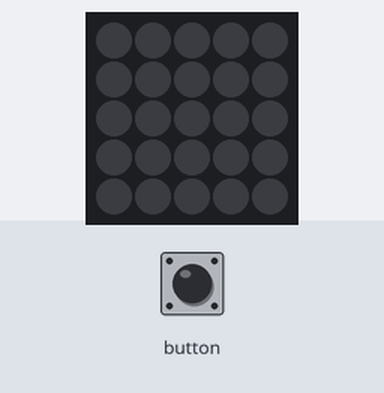
Recording of a sketch running on a simulated ESP32. Parts: 5×5 RGB LED matrix (first LED top left, wired row by row). The test bench sets the inputs (shaded band). Dim RGB values are drawn brighter than linear.

Above: at 1.2 s.
1.3 s: button pressed for 0.15 s
2.9 s: button pressed for 1 s
At 3.4 s:
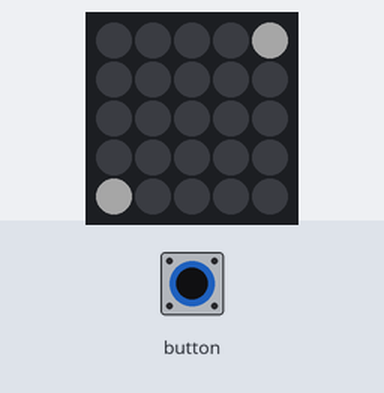
5.4 s: button pressed for 0.15 s
7.0 s: button pressed for 1 s
At 7.9 s:
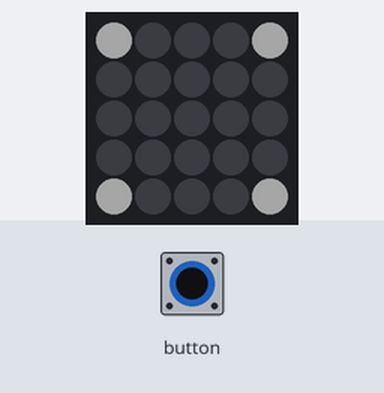
Timing chart, 0 to 10.0 s (numbered marks = the images above; inputs shaded):
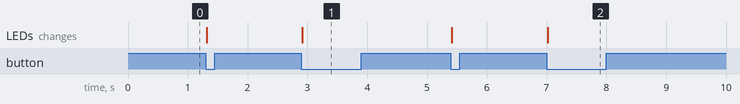

Measured:
- after the input at 2.9 s, the LEDs: change at once (image 1)
- after the input at 7.0 s, the LEDs: change at once (image 2)

The sketch:

M5AtomDice.ino
```cpp
#include "M5Atom.h"

// M5ATOM Dice Display
//
//

extern const unsigned char AtomImageData[375 + 2];
uint8_t DisBuff[2 + 5 * 5 * 3];

void setBuff(uint8_t Rdata, uint8_t Gdata, uint8_t Bdata)
{
    DisBuff[0] = 0x05;
    DisBuff[1] = 0x05;
    for (int i = 0; i < 25; i++)   {
        DisBuff[2 + i * 3 + 0] = Rdata;
        DisBuff[2 + i * 3 + 1] = Gdata;
        DisBuff[2 + i * 3 + 2] = Bdata;
    }
}
/*
 * no12 - center
 */
void setDice(char num)
{
    setBuff(0,0,0);   //clear

    switch (num) {
      case 1:
        DisBuff[2 + 12 * 3 + 0] = 0xff;
        DisBuff[2 + 12 * 3 + 1] = 0x0;
        DisBuff[2 + 12 * 3 + 2] = 0x0;
        break;
      case 2:
        DisBuff[2 + 4 * 3 + 0] = 0xff;
        DisBuff[2 + 4 * 3 + 1] = 0xff;
        DisBuff[2 + 4 * 3 + 2] = 0xff;
        DisBuff[2 +20 * 3 + 0] = 0xff;
        DisBuff[2 +20 * 3 + 1] = 0xff;
        DisBuff[2 +20 * 3 + 2] = 0xff;
        break;
      case 3:
        DisBuff[2 + 4 * 3 + 0] = 0xff;
        DisBuff[2 + 4 * 3 + 1] = 0xff;
        DisBuff[2 + 4 * 3 + 2] = 0xff;
        DisBuff[2 +12 * 3 + 0] = 0xff;
        DisBuff[2 +12 * 3 + 1] = 0xff;
        DisBuff[2 +12 * 3 + 2] = 0xff;
        DisBuff[2 +20 * 3 + 0] = 0xff;
        DisBuff[2 +20 * 3 + 1] = 0xff;
        DisBuff[2 +20 * 3 + 2] = 0xff;
        break;
      case 4:
        DisBuff[2 + 4 * 3 + 0] = 0xff;
        DisBuff[2 + 4 * 3 + 1] = 0xff;
        DisBuff[2 + 4 * 3 + 2] = 0xff;
        DisBuff[2 + 20 * 3 + 0] = 0xff;
        DisBuff[2 + 20 * 3 + 1] = 0xff;
        DisBuff[2 + 20 * 3 + 2] = 0xff;
        DisBuff[2 + 0 * 3 + 0] = 0xff;
        DisBuff[2 + 0 * 3 + 1] = 0xff;
        DisBuff[2 + 0 * 3 + 2] = 0xff;
        DisBuff[2 + 24 * 3 + 0] = 0xff;
        DisBuff[2 + 24 * 3 + 1] = 0xff;
        DisBuff[2 + 24 * 3 + 2] = 0xff;
        break;
      case 5:
        DisBuff[2 + 4 * 3 + 0] = 0xff;
        DisBuff[2 + 4 * 3 + 1] = 0xff;
        DisBuff[2 + 4 * 3 + 2] = 0xff;
        DisBuff[2 + 20 * 3 + 0] = 0xff;
        DisBuff[2 + 20 * 3 + 1] = 0xff;
        DisBuff[2 + 20 * 3 + 2] = 0xff;
        DisBuff[2 + 0 * 3 + 0] = 0xff;
        DisBuff[2 + 0 * 3 + 1] = 0xff;
        DisBuff[2 + 0 * 3 + 2] = 0xff;
        DisBuff[2 + 24 * 3 + 0] = 0xff;
        DisBuff[2 + 24 * 3 + 1] = 0xff;
        DisBuff[2 + 24 * 3 + 2] = 0xff;
        DisBuff[2 +12 * 3 + 0] = 0xff;
        DisBuff[2 +12 * 3 + 1] = 0xff;
        DisBuff[2 +12 * 3 + 2] = 0xff;

        break;
      case 6:
        DisBuff[2 + 0 * 3 + 0] = 0xff;
        DisBuff[2 + 0 * 3 + 1] = 0xff;
        DisBuff[2 + 0 * 3 + 2] = 0xff;
        DisBuff[2 + 2 * 3 + 0] = 0xff;
        DisBuff[2 + 2 * 3 + 1] = 0xff;
        DisBuff[2 + 2 * 3 + 2] = 0xff;
        DisBuff[2 + 4 * 3 + 0] = 0xff;
        DisBuff[2 + 4 * 3 + 1] = 0xff;
        DisBuff[2 + 4 * 3 + 2] = 0xff;
        DisBuff[2 + 20 * 3 + 0] = 0xff;
        DisBuff[2 + 20 * 3 + 1] = 0xff;
        DisBuff[2 + 20 * 3 + 2] = 0xff;
        DisBuff[2 + 22 * 3 + 0] = 0xff;
        DisBuff[2 + 22 * 3 + 1] = 0xff;
        DisBuff[2 + 22 * 3 + 2] = 0xff;
        DisBuff[2 + 24 * 3 + 0] = 0xff;
        DisBuff[2 + 24 * 3 + 1] = 0xff;
        DisBuff[2 + 24 * 3 + 2] = 0xff;

        break;
    }


}


void setup()
{
    M5.begin(true, false, true);
    delay(10);
    setBuff(0x0, 0x00, 0x00);
    M5.dis.displaybuff(DisBuff);
    //Serial.begin(115200);
}

uint8_t num = 1;

void loop()
{
    if (M5.Btn.wasPressed())
    {
        setDice(num);
        M5.dis.displaybuff(DisBuff);
        //Serial.println(num);

        num++;
        if (num >= 7) {
            num = 1;
        }
    }

    delay(50);
    M5.update();
}
```
